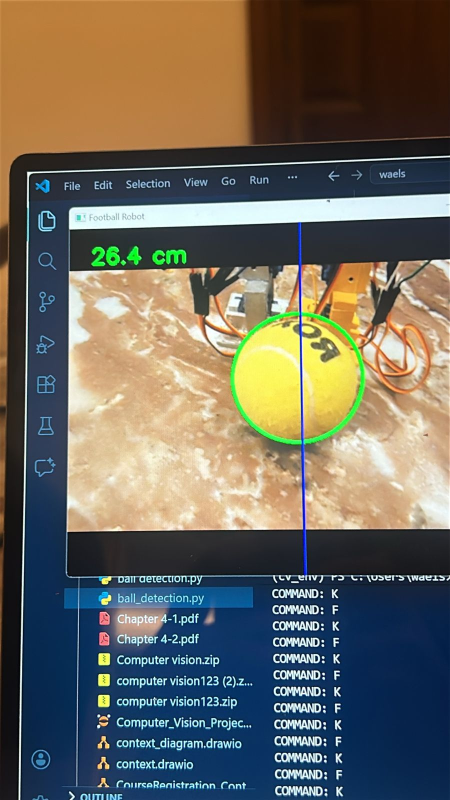
#> input picture WhatsApp Image 2026-05-14 at 5.13.05 AM.jpeg, 900 x 1600 px, given in place of the camera (shown at 1/2 size)
$ python computer_vision.py
#> lines starting #> are read from the running program, lines starting #| are printed output that depends on the picture; after the words box and inside, x2 and y2 are one past the last pixel; in counts of white or black regions, pixels touching at a corner belong together
# =========================================================
# AUTONOMOUS FOOTBALL ROBOT
# BALL TRACKING + WALK + TURN + KICK
# =========================================================

import cv2
import numpy as np
import serial
import time

# =========================================================
# STM32 SERIAL
# =========================================================

stm32 = serial.Serial(
    'COM4',
    115200,
    timeout=1
)

time.sleep(2)

# =========================================================
# BALL PARAMETERS
# =========================================================

BALL_DIAMETER_CM = 6.7
FOCAL_LENGTH = 700

LOWER_COLOR = np.array([20, 70, 70])
UPPER_COLOR = np.array([45, 255, 255])

# =========================================================

def estimate_distance(radius_px):

    if radius_px <= 0:
        return 999

    return (BALL_DIAMETER_CM * FOCAL_LENGTH) / (2 * radius_px)

# =========================================================

cap = cv2.VideoCapture(1)

if not cap.isOpened():
    cap = cv2.VideoCapture(0)

last_command = ""

while True:

    ret, frame = cap.read()
#> frame is the input picture: shape (1600, 900, 3); mean B, G, R 93.3, 103.5, 106.8

    if not ret:
        continue

    frame = cv2.flip(frame, 1)
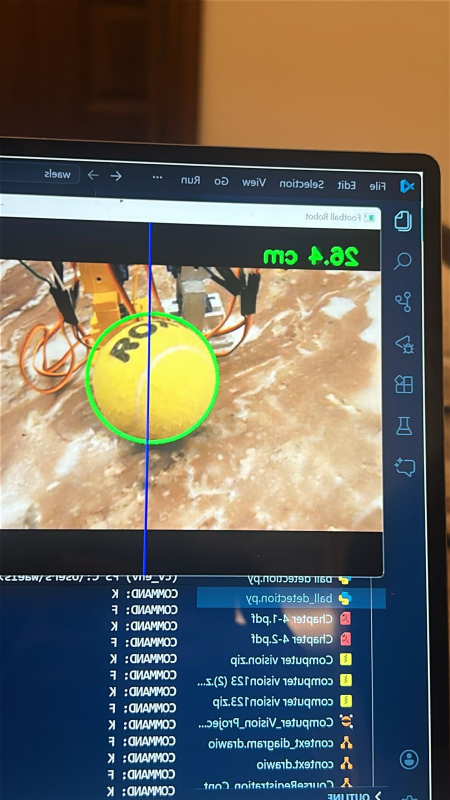
#> frame: shape (1600, 900, 3) (shown at 1/2 size); mean B, G, R 93.3, 103.5, 106.8

    blurred = cv2.GaussianBlur(frame, (11,11), 0)
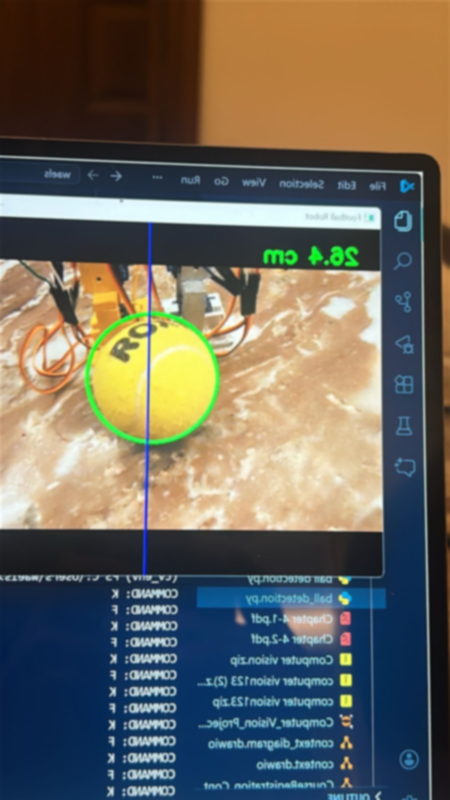
#> blurred: shape (1600, 900, 3) (shown at 1/2 size); mean B, G, R 93.2, 103.5, 106.8

    hsv = cv2.cvtColor(
        blurred,
        cv2.COLOR_BGR2HSV
    )
#> hsv: shape (1600, 900, 3); mean H, S, V 61.2, 128.9, 131.9

    mask = cv2.inRange(
        hsv,
        LOWER_COLOR,
        UPPER_COLOR
    )
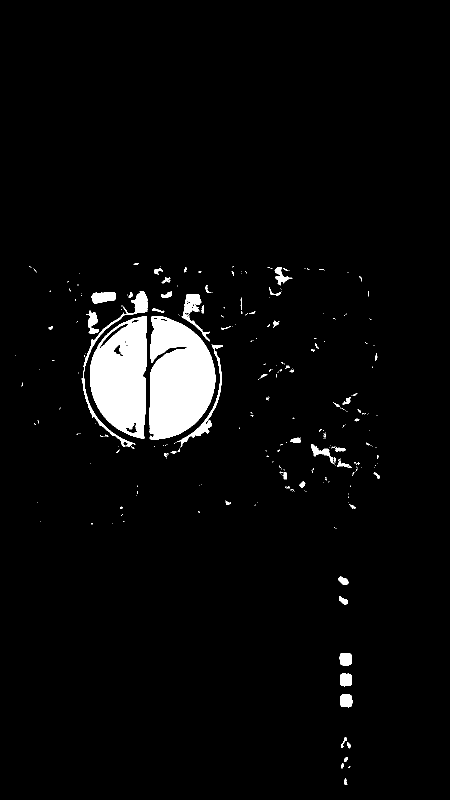
#> mask: shape (1600, 900) (shown at 1/2 size); 4% white; 299 white regions (243 under 20 px)

    contours, _ = cv2.findContours(
        mask,
        cv2.RETR_EXTERNAL,
        cv2.CHAIN_APPROX_SIMPLE
    )
#> contours = 298 contours, 254 with area under 20; largest, box (x1, y1, x2, y2) and area: (299, 632, 431, 879) 24315, (180, 633, 294, 877) 20741, (163, 582, 295, 894) 2098, (363, 588, 420, 683) 1222, (354, 689, 446, 895) 1204

    frame_center = frame.shape[1] // 2
#> frame_center = 450

    command = ""

    if len(contours) > 0:

        c = max(contours, key=cv2.contourArea)
#> c = contour of 331 points, box (x1, y1, x2, y2) (299, 632, 431, 879), area 24315

        area = cv2.contourArea(c)
#> area = 24315

        if area > 1500:

            ((x, y), radius) = cv2.minEnclosingCircle(c)
#> x = 309.5; y = 755; radius = 123.3

            center_x = int(x)
#> center_x = 309

            distance = estimate_distance(radius)
#> distance = 19.02

            # draw ball
            cv2.circle(
                frame,
                (int(x), int(y)),
                int(radius),
                (0,255,0),
                3
            )

            cv2.line(
                frame,
                (frame_center, 0),
                (frame_center, frame.shape[0]),
                (255,0,0),
                2
            )

            cv2.putText(
                frame,
                f"{distance:.1f} cm",
                (30,50),
                cv2.FONT_HERSHEY_SIMPLEX,
                1,
                (0,255,0),
                3
            )
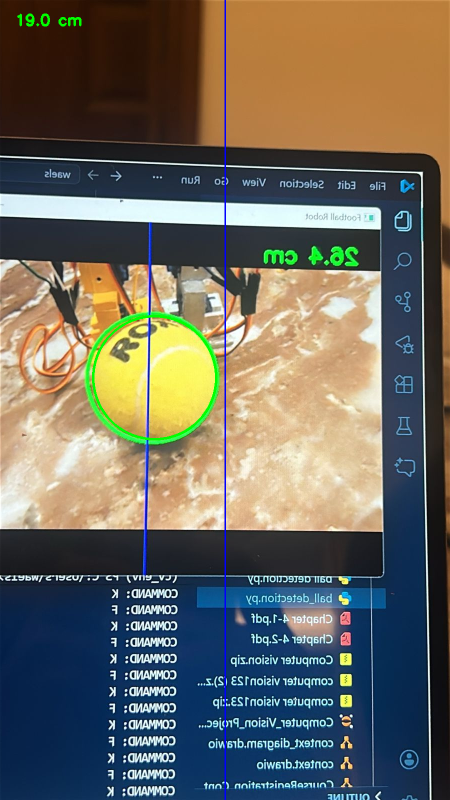
#> frame: shape (1600, 900, 3) (shown at 1/2 size); mean B, G, R 93.5, 103.5, 106

            # =================================================
            # DECISION LOGIC
            # =================================================

            # Ball on left
            if center_x < frame_center - 80:

                command = "L"

            # Ball on right
            elif center_x > frame_center + 80:

                command = "R"

            # Ball centered
            else:

                # close enough -> kick
                if distance < 25:

                    command = "K"

                # otherwise walk forward
                else:

                    command = "F"

    # =====================================================
    # SEND COMMAND
    # =====================================================

    if command != "" and command != last_command:

        stm32.write((command + "\n").encode())

        print("COMMAND:", command)

        last_command = command

    cv2.imshow("Football Robot", frame)

    key = cv2.waitKey(1)
#> (key Esc is pressed here)

    if key == 27:
        break

cap.release()

cv2.destroyAllWindows()

$ run again, on WhatsApp Image 2026-05-15 at 1.31.01 AM.jpeg
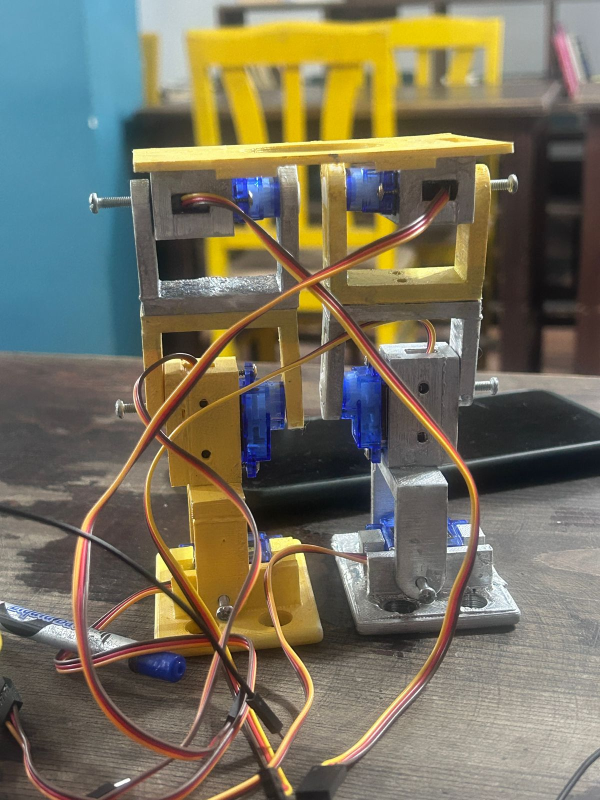
#> input picture WhatsApp Image 2026-05-15 at 1.31.01 AM.jpeg, 1200 x 1600 px, given in place of the camera (shown at 1/2 size)
#> frame is the input picture: shape (1600, 1200, 3); mean B, G, R 94.3, 112.5, 117.6
#> hsv: shape (1600, 1200, 3); mean H, S, V 41.1, 80.4, 129.1
#> `mask = cv2.inRange( hsv, LOWER_COLOR, UPPER_COLOR )`:
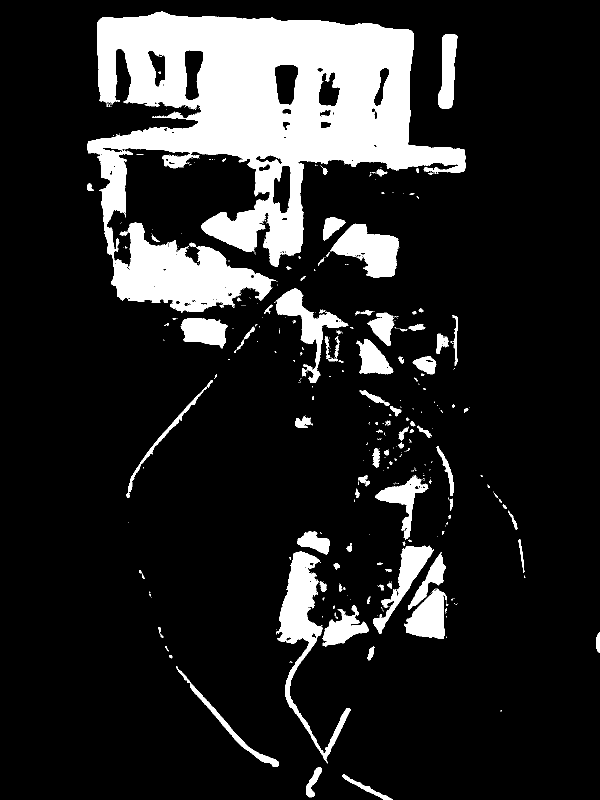
#> mask: shape (1600, 1200) (shown at 1/2 size); 15.1% white; 453 white regions (347 under 20 px)
#> contours = 444 contours, 370 with area under 20; largest, box (x1, y1, x2, y2) and area: (174, 23, 932, 625) 221020, (552, 1103, 701, 1527) 12762, (661, 447, 798, 556) 8178, (552, 577, 697, 766) 6168, (808, 1177, 893, 1278) 5070
#> c = contour of 3398 points, box (x1, y1, x2, y2) (174, 23, 932, 625), area 221020
#> area = 221020
#> x = 520.3; y = 296.4; radius = 412.2
#> center_x = 520
#> distance = 5.69
#> `cv2.putText( frame, f"{distance:.1f} cm", (30,50), cv2.FONT_HERSHEY_SI..`:
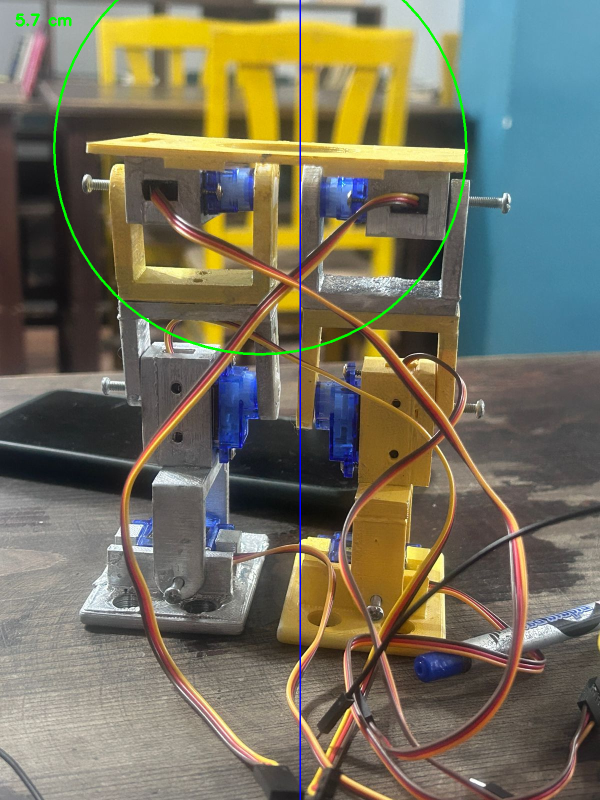
#> frame: shape (1600, 1200, 3) (shown at 1/2 size); mean B, G, R 94.2, 113, 116.6
